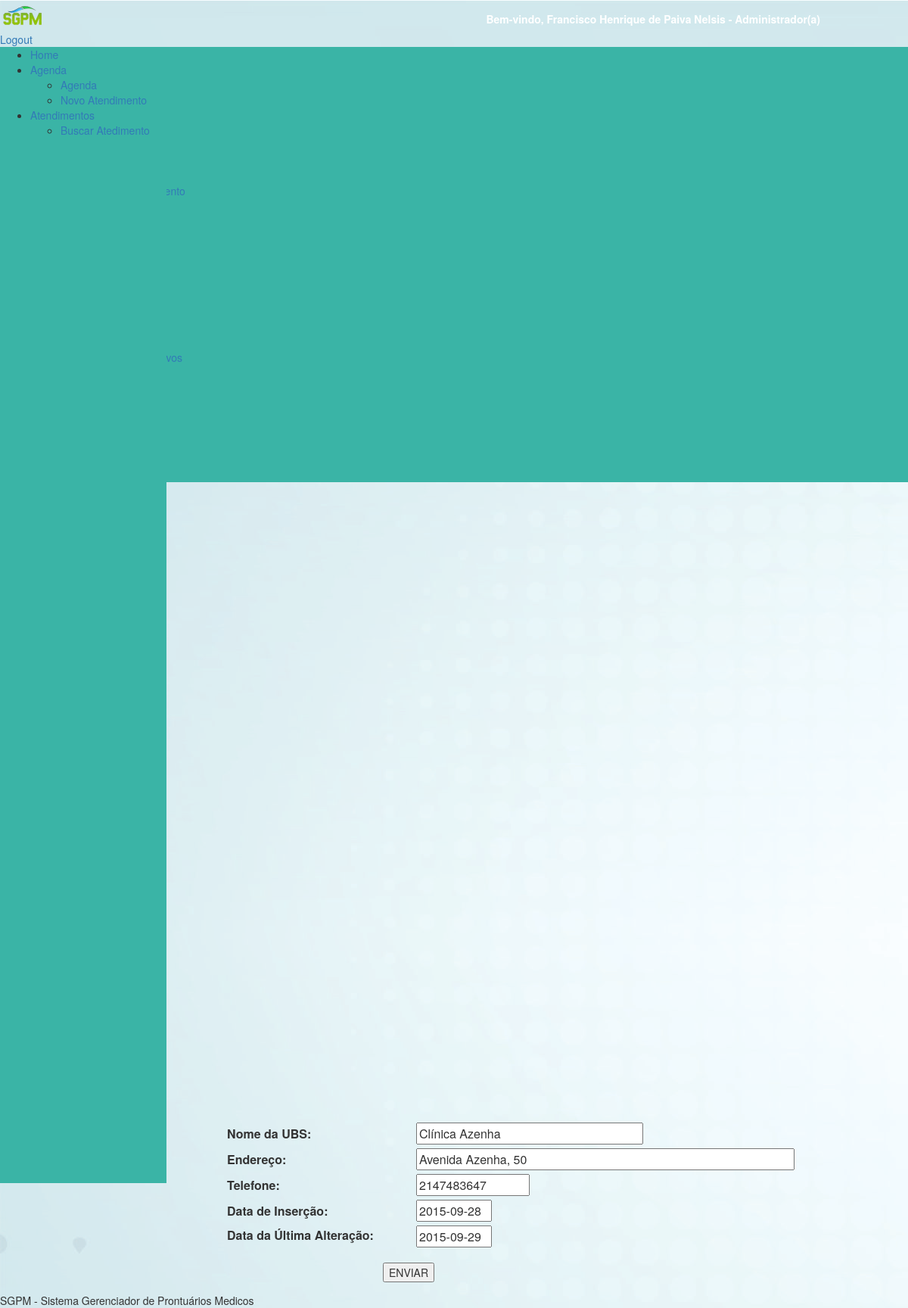
The page /formUBS.php?id=4 (signed in) on the database its author committed.
### tables this page shows
CREATE TABLE IF NOT EXISTS `ubs` (
  `id_ubs` int(5) NOT NULL AUTO_INCREMENT,
  `ubs_atendimento` varchar(50) NOT NULL,
  `endereco` varchar(50) DEFAULT NULL,
  `telefone` int(10) DEFAULT NULL,
  `data_insercao` date DEFAULT NULL,
  `data_alteracao` date DEFAULT NULL,
  `data_desativacao` date DEFAULT NULL,
  PRIMARY KEY (`id_ubs`),
  UNIQUE KEY `id_ubs` (`id_ubs`)
);

### formUBS.php (the view, shortened to what this page needs)
<?php include ('includes/cabecalho.php')?>
<?php include ('includes/menu.php')?>
<?php include ('includes/menuBack.php')?>
<?php
if (isset ( $_GET ['id'] )) {
	$con = mysqli_connect ( "localhost", "root", "", "sgpm" );
	mysqli_set_charset ( $con, "utf8" );
	$query = mysqli_query ( $con, "SELECT * FROM ubs WHERE id_ubs = {$_GET['id']} " );
	$dadosUBS = mysqli_fetch_array ( $query );
}
?>
<div class="divTudoFormUBS">
	<div id="tituloPaginaUBSCadastroAlteracao">
		<center><?php echo isset($_GET['id']) ? "Alterar UBS" : "Nova UBS"; ?></center>
	</div>
	<center>
		<div id="formConsultaAtendimento">
			<div class="content-dataTable" style="width: 40%; margin: 0 auto; margin-top: -200px; margin-left: 300px">
				<form method="POST">
					<table width="100%">
						<tr>
							<br />
							<td><label for="ubs_atendimento" style="width: 250px;">Nome da UBS:</label></td>
							<td><input style="width: 300px; margin-bottom: 5px;" type="text" placeholder="Nome da UBS de Atendimento"
								name="ubs_atendimento" id="ubs_atendimento"
								maxlength="50"
								value="<?php
								if (isset ( $dadosUBS ['ubs_atendimento'] )) {
									echo $dadosUBS ['ubs_atendimento'];
								}
								?>" /></td>
						</tr>
						<tr>
							<br />
							<td><label for="endereco">Endereço:</label></td>
							<td><input style="width: 500px; margin-bottom: 5px;" type="text"
								name="endereco" id="endereco" maxlength="400"
								value="<?php
								if (isset ( $dadosUBS ['endereco'] )) {
									echo $dadosUBS ['endereco'];
								}
								?>" /></td>
						</tr>
						<tr>
							<br />
							<td><label for="telefone">Telefone:</label></td>
							<td><input style="width: 150px; margin-bottom: 5px;" type="text"
								name="telefone" class="telefone" id="telefone" maxlength="10"
								value="<?php
								if (isset ( $dadosUBS ['telefone'] )) {
									echo $dadosUBS ['telefone'];
								}
								?>" /></td>
						</tr>
						<tr>
							<br />
							<td><label for="data_insercao">Data de Inser&#231;&#227;o:</label></td>
							<td><input readonly style="width: 100px; margin-bottom: 5px;" type="text"
								name="data_insercao" id="data_insercao" maxlength="10"
								value="<?php
								if (isset ( $dadosUBS ['data_insercao'] )) {
									echo $dadosUBS ['data_insercao'];
								} else {
									echo date ( "j, n, Y" );
								}
								?>" /></td>
						</tr>
						<tr>
							<br />
							<td><label for="data_alteracao">Data da &#218;ltima
									Altera&#231;&#227;o:</label></td>
							<td><input readonly style="width: 100px;" type="text"
								name="data_alteracao" id="data_alteracao" maxlength="10"
								value="<?php
								if (isset ( $dadosUBS ['data_alteracao'] )) {
									echo $dadosUBS ['data_alteracao'];
								}
								?>" /></td>
						</tr>
					</table>
					<br> <input type="hidden" id="id" name="id"
						?>" /> <input type="submit" name="enviar" value="ENVIAR"
						id="enviar_cadastro" />
				</form>
			</div>
		</div>
	</center>
</div>
<?php include ('includes/rodape.php')?>

### rows shown on the page
ubs: ubs_atendimento "Clínica Azenha", endereco "Avenida Azenha, 50", telefone "2147483647", data_insercao "2015-09-28", data_alteracao "2015-09-29"

### other values the page prints
$_SESSION ['LOGIN'] ['NOME'] "Francisco Henrique de Paiva Nelsis"
$_SESSION ['LOGIN'] ['CARGO'] "Administrador(a)"
